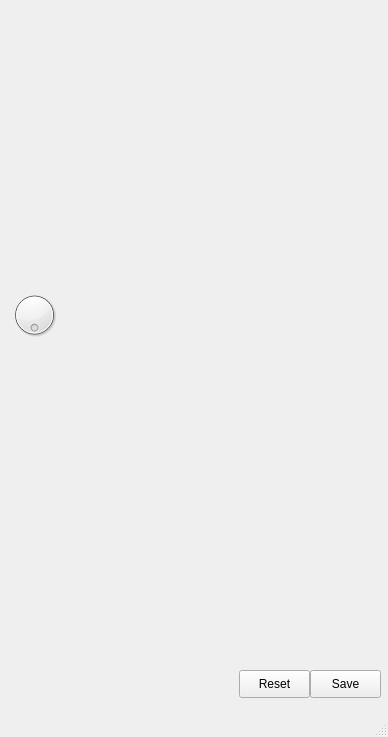
<ui version="4.0" >
 <class>MainWindow</class>
 <widget class="QMainWindow" name="MainWindow" >
  <property name="geometry" >
   <rect>
    <x>0</x>
    <y>0</y>
    <width>388</width>
    <height>737</height>
   </rect>
  </property>
  <property name="windowTitle" >
   <string>ElrobMonitor</string>
  </property>
  <property name="dockNestingEnabled" >
   <bool>true</bool>
  </property>
  <widget class="QWidget" name="centralwidget" >
   <property name="sizePolicy" >
    <sizepolicy vsizetype="Expanding" hsizetype="Expanding" >
     <horstretch>0</horstretch>
     <verstretch>0</verstretch>
    </sizepolicy>
   </property>
   <widget class="QPushButton" name="resetButton" >
    <property name="geometry" >
     <rect>
      <x>239</x>
      <y>670</y>
      <width>71</width>
      <height>28</height>
     </rect>
    </property>
    <property name="text" >
     <string>Reset</string>
    </property>
    <property name="default" >
     <bool>false</bool>
    </property>
    <property name="flat" >
     <bool>false</bool>
    </property>
   </widget>
   <widget class="QPushButton" name="saveButton" >
    <property name="geometry" >
     <rect>
      <x>310</x>
      <y>670</y>
      <width>71</width>
      <height>28</height>
     </rect>
    </property>
    <property name="text" >
     <string>Save</string>
    </property>
   </widget>
   <widget class="NavigationPlot" native="1" name="navigationPlot" >
    <property name="geometry" >
     <rect>
      <x>11</x>
      <y>341</y>
      <width>360</width>
      <height>322</height>
     </rect>
    </property>
    <property name="sizePolicy" >
     <sizepolicy vsizetype="Expanding" hsizetype="Expanding" >
      <horstretch>0</horstretch>
      <verstretch>0</verstretch>
     </sizepolicy>
    </property>
   </widget>
   <widget class="LocalizationPlot" native="1" name="localizationPlot" >
    <property name="geometry" >
     <rect>
      <x>11</x>
      <y>14</y>
      <width>369</width>
      <height>323</height>
     </rect>
    </property>
    <property name="sizePolicy" >
     <sizepolicy vsizetype="Expanding" hsizetype="Expanding" >
      <horstretch>0</horstretch>
      <verstretch>0</verstretch>
     </sizepolicy>
    </property>
    <widget class="QDial" name="yawDial" >
     <property name="enabled" >
      <bool>true</bool>
     </property>
     <property name="geometry" >
      <rect>
       <x>-2</x>
       <y>276</y>
       <width>51</width>
       <height>50</height>
      </rect>
     </property>
     <property name="maximum" >
      <number>360</number>
     </property>
     <property name="value" >
      <number>0</number>
     </property>
     <property name="sliderPosition" >
      <number>0</number>
     </property>
     <property name="tracking" >
      <bool>false</bool>
     </property>
     <property name="orientation" >
      <enum>Qt::Vertical</enum>
     </property>
     <property name="wrapping" >
      <bool>true</bool>
     </property>
     <property name="notchTarget" >
      <double>10.000000000000000</double>
     </property>
     <property name="notchesVisible" >
      <bool>false</bool>
     </property>
    </widget>
   </widget>
  </widget>
  <widget class="QStatusBar" name="statusbar" />
 </widget>
 <customwidgets>
  <customwidget>
   <class>NavigationPlot</class>
   <extends>QWidget</extends>
   <header>elrob_monitor_widgets</header>
   <container>1</container>
  </customwidget>
  <customwidget>
   <class>LocalizationPlot</class>
   <extends>QWidget</extends>
   <header location="global" >elrob_monitor_widgets</header>
   <container>1</container>
   <slots>
    <slot>reset()</slot>
    <slot>save()</slot>
   </slots>
  </customwidget>
 </customwidgets>
 <resources/>
 <connections>
  <connection>
   <sender>resetButton</sender>
   <signal>clicked()</signal>
   <receiver>localizationPlot</receiver>
   <slot>reset()</slot>
   <hints>
    <hint type="sourcelabel" >
     <x>274</x>
     <y>723</y>
    </hint>
    <hint type="destinationlabel" >
     <x>195</x>
     <y>526</y>
    </hint>
   </hints>
  </connection>
  <connection>
   <sender>saveButton</sender>
   <signal>clicked()</signal>
   <receiver>localizationPlot</receiver>
   <slot>save()</slot>
   <hints>
    <hint type="sourcelabel" >
     <x>345</x>
     <y>723</y>
    </hint>
    <hint type="destinationlabel" >
     <x>195</x>
     <y>526</y>
    </hint>
   </hints>
  </connection>
 </connections>
</ui>
